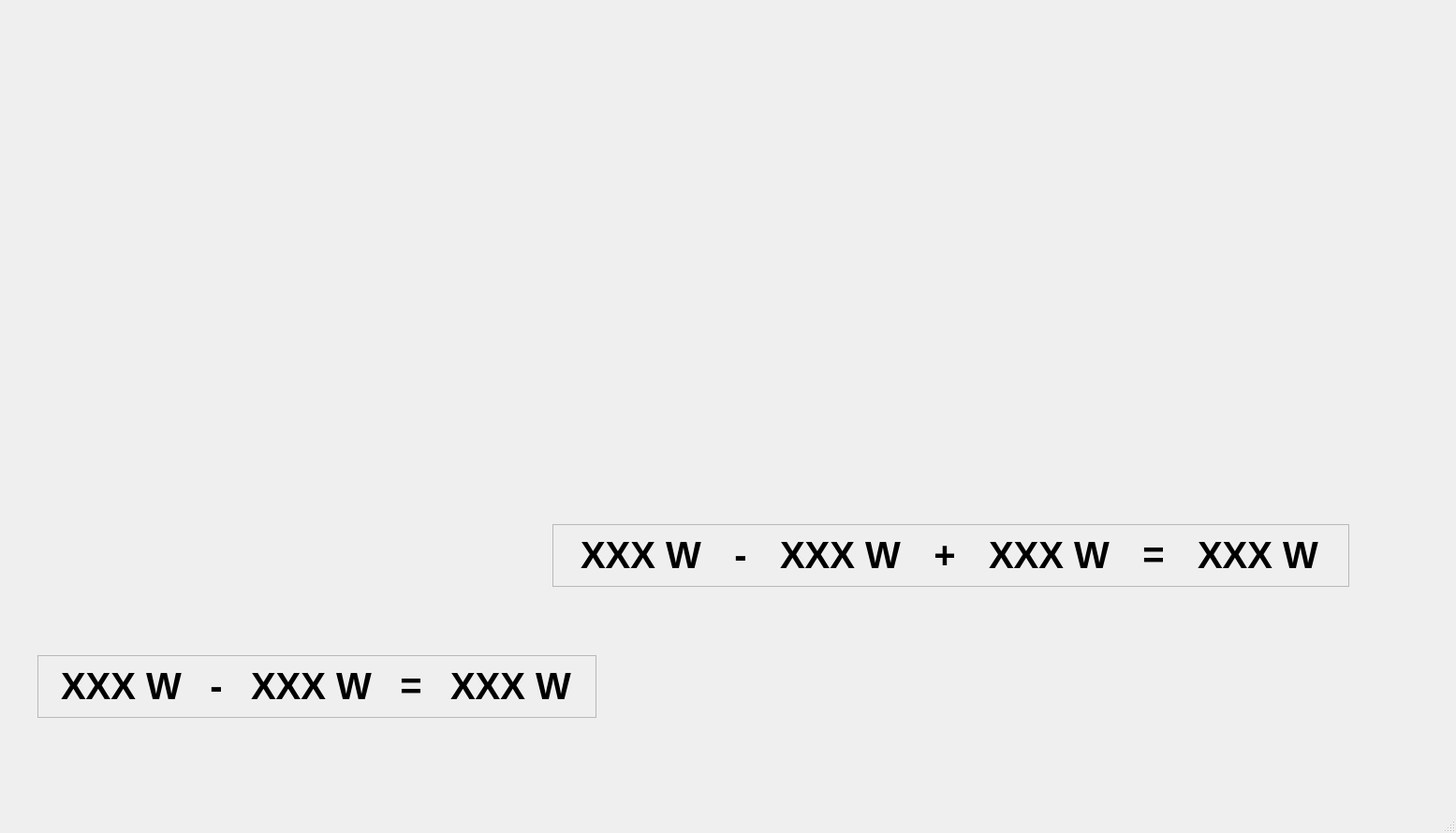
<?xml version="1.0" encoding="UTF-8"?>
<ui version="4.0">
 <class>MainWindow</class>
 <widget class="QMainWindow" name="MainWindow">
  <property name="geometry">
   <rect>
    <x>0</x>
    <y>0</y>
    <width>1555</width>
    <height>890</height>
   </rect>
  </property>
  <property name="windowTitle">
   <string>MainWindow</string>
  </property>
  <property name="styleSheet">
   <string notr="true">QWidget#centralwidget {
    border-image: url(&quot;:/images/images/background5.JPG&quot;) 0 0 0 0 stretch stretch;
}</string>
  </property>
  <widget class="QWidget" name="centralwidget">
   <widget class="QLabel" name="DC">
    <property name="geometry">
     <rect>
      <x>40</x>
      <y>490</y>
      <width>490</width>
      <height>170</height>
     </rect>
    </property>
    <property name="sizePolicy">
     <sizepolicy hsizetype="Fixed" vsizetype="Fixed">
      <horstretch>0</horstretch>
      <verstretch>0</verstretch>
     </sizepolicy>
    </property>
    <property name="autoFillBackground">
     <bool>false</bool>
    </property>
    <property name="text">
     <string/>
    </property>
    <property name="pixmap">
     <pixmap resource="resource.qrc">:/images/images/DC_Grid.png</pixmap>
    </property>
    <property name="scaledContents">
     <bool>true</bool>
    </property>
    <property name="alignment">
     <set>Qt::AlignBottom|Qt::AlignHCenter</set>
    </property>
   </widget>
   <widget class="QLabel" name="AC">
    <property name="geometry">
     <rect>
      <x>730</x>
      <y>240</y>
      <width>680</width>
      <height>288</height>
     </rect>
    </property>
    <property name="sizePolicy">
     <sizepolicy hsizetype="Fixed" vsizetype="Fixed">
      <horstretch>0</horstretch>
      <verstretch>0</verstretch>
     </sizepolicy>
    </property>
    <property name="text">
     <string/>
    </property>
    <property name="pixmap">
     <pixmap resource="resource.qrc">:/images/images/AC_Grid.png</pixmap>
    </property>
    <property name="scaledContents">
     <bool>true</bool>
    </property>
   </widget>
   <widget class="QFrame" name="DC_Eq_Frame">
    <property name="geometry">
     <rect>
      <x>40</x>
      <y>700</y>
      <width>597</width>
      <height>67</height>
     </rect>
    </property>
    <property name="sizePolicy">
     <sizepolicy hsizetype="Expanding" vsizetype="Expanding">
      <horstretch>0</horstretch>
      <verstretch>0</verstretch>
     </sizepolicy>
    </property>
    <property name="frameShape">
     <enum>QFrame::StyledPanel</enum>
    </property>
    <property name="frameShadow">
     <enum>QFrame::Raised</enum>
    </property>
    <layout class="QHBoxLayout" name="horizontalLayout_2">
     <property name="leftMargin">
      <number>0</number>
     </property>
     <property name="topMargin">
      <number>0</number>
     </property>
     <property name="rightMargin">
      <number>0</number>
     </property>
     <property name="bottomMargin">
      <number>0</number>
     </property>
     <item>
      <widget class="QLabel" name="DC_SAS_Power">
       <property name="sizePolicy">
        <sizepolicy hsizetype="Fixed" vsizetype="Fixed">
         <horstretch>0</horstretch>
         <verstretch>0</verstretch>
        </sizepolicy>
       </property>
       <property name="font">
        <font>
         <pointsize>30</pointsize>
         <weight>75</weight>
         <bold>true</bold>
        </font>
       </property>
       <property name="text">
        <string>XXX W</string>
       </property>
      </widget>
     </item>
     <item>
      <widget class="QLabel" name="minus_3">
       <property name="sizePolicy">
        <sizepolicy hsizetype="Fixed" vsizetype="Fixed">
         <horstretch>0</horstretch>
         <verstretch>0</verstretch>
        </sizepolicy>
       </property>
       <property name="font">
        <font>
         <pointsize>30</pointsize>
         <weight>75</weight>
         <bold>true</bold>
        </font>
       </property>
       <property name="text">
        <string>-</string>
       </property>
       <property name="alignment">
        <set>Qt::AlignCenter</set>
       </property>
      </widget>
     </item>
     <item>
      <widget class="QLabel" name="Power_Optimizer_Power">
       <property name="sizePolicy">
        <sizepolicy hsizetype="Fixed" vsizetype="Fixed">
         <horstretch>0</horstretch>
         <verstretch>0</verstretch>
        </sizepolicy>
       </property>
       <property name="font">
        <font>
         <pointsize>30</pointsize>
         <weight>75</weight>
         <bold>true</bold>
        </font>
       </property>
       <property name="text">
        <string>XXX W</string>
       </property>
      </widget>
     </item>
     <item>
      <widget class="QLabel" name="equals_2">
       <property name="sizePolicy">
        <sizepolicy hsizetype="Fixed" vsizetype="Fixed">
         <horstretch>0</horstretch>
         <verstretch>0</verstretch>
        </sizepolicy>
       </property>
       <property name="font">
        <font>
         <pointsize>30</pointsize>
         <weight>75</weight>
         <bold>true</bold>
        </font>
       </property>
       <property name="text">
        <string>=</string>
       </property>
       <property name="alignment">
        <set>Qt::AlignCenter</set>
       </property>
      </widget>
     </item>
     <item>
      <widget class="QLabel" name="DC_Load_Power">
       <property name="sizePolicy">
        <sizepolicy hsizetype="Fixed" vsizetype="Fixed">
         <horstretch>0</horstretch>
         <verstretch>0</verstretch>
        </sizepolicy>
       </property>
       <property name="font">
        <font>
         <pointsize>30</pointsize>
         <weight>75</weight>
         <bold>true</bold>
        </font>
       </property>
       <property name="text">
        <string>XXX W</string>
       </property>
      </widget>
     </item>
    </layout>
   </widget>
   <widget class="QFrame" name="AC_Eq_Frame">
    <property name="geometry">
     <rect>
      <x>590</x>
      <y>560</y>
      <width>851</width>
      <height>67</height>
     </rect>
    </property>
    <property name="sizePolicy">
     <sizepolicy hsizetype="Expanding" vsizetype="Expanding">
      <horstretch>0</horstretch>
      <verstretch>0</verstretch>
     </sizepolicy>
    </property>
    <property name="frameShape">
     <enum>QFrame::StyledPanel</enum>
    </property>
    <property name="frameShadow">
     <enum>QFrame::Raised</enum>
    </property>
    <layout class="QHBoxLayout" name="horizontalLayout">
     <property name="leftMargin">
      <number>0</number>
     </property>
     <property name="topMargin">
      <number>0</number>
     </property>
     <property name="rightMargin">
      <number>0</number>
     </property>
     <property name="bottomMargin">
      <number>0</number>
     </property>
     <item>
      <widget class="QLabel" name="AC_SAS_Power">
       <property name="sizePolicy">
        <sizepolicy hsizetype="Fixed" vsizetype="Fixed">
         <horstretch>0</horstretch>
         <verstretch>0</verstretch>
        </sizepolicy>
       </property>
       <property name="font">
        <font>
         <pointsize>30</pointsize>
         <weight>75</weight>
         <bold>true</bold>
        </font>
       </property>
       <property name="text">
        <string>XXX W</string>
       </property>
      </widget>
     </item>
     <item>
      <widget class="QLabel" name="minus">
       <property name="sizePolicy">
        <sizepolicy hsizetype="Fixed" vsizetype="Fixed">
         <horstretch>0</horstretch>
         <verstretch>0</verstretch>
        </sizepolicy>
       </property>
       <property name="font">
        <font>
         <pointsize>30</pointsize>
         <weight>75</weight>
         <bold>true</bold>
        </font>
       </property>
       <property name="text">
        <string>-</string>
       </property>
       <property name="alignment">
        <set>Qt::AlignCenter</set>
       </property>
      </widget>
     </item>
     <item>
      <widget class="QLabel" name="Microinverter_Power">
       <property name="sizePolicy">
        <sizepolicy hsizetype="Fixed" vsizetype="Fixed">
         <horstretch>0</horstretch>
         <verstretch>0</verstretch>
        </sizepolicy>
       </property>
       <property name="font">
        <font>
         <pointsize>30</pointsize>
         <weight>75</weight>
         <bold>true</bold>
        </font>
       </property>
       <property name="text">
        <string>XXX W</string>
       </property>
      </widget>
     </item>
     <item>
      <widget class="QLabel" name="plus">
       <property name="sizePolicy">
        <sizepolicy hsizetype="Fixed" vsizetype="Fixed">
         <horstretch>0</horstretch>
         <verstretch>0</verstretch>
        </sizepolicy>
       </property>
       <property name="font">
        <font>
         <pointsize>30</pointsize>
         <weight>75</weight>
         <bold>true</bold>
        </font>
       </property>
       <property name="text">
        <string>+</string>
       </property>
       <property name="alignment">
        <set>Qt::AlignCenter</set>
       </property>
      </widget>
     </item>
     <item>
      <widget class="QLabel" name="Grid_Power">
       <property name="sizePolicy">
        <sizepolicy hsizetype="Fixed" vsizetype="Fixed">
         <horstretch>0</horstretch>
         <verstretch>0</verstretch>
        </sizepolicy>
       </property>
       <property name="font">
        <font>
         <pointsize>30</pointsize>
         <weight>75</weight>
         <bold>true</bold>
        </font>
       </property>
       <property name="text">
        <string>XXX W</string>
       </property>
      </widget>
     </item>
     <item>
      <widget class="QLabel" name="equals">
       <property name="sizePolicy">
        <sizepolicy hsizetype="Fixed" vsizetype="Fixed">
         <horstretch>0</horstretch>
         <verstretch>0</verstretch>
        </sizepolicy>
       </property>
       <property name="font">
        <font>
         <pointsize>30</pointsize>
         <weight>75</weight>
         <bold>true</bold>
        </font>
       </property>
       <property name="text">
        <string>=</string>
       </property>
       <property name="alignment">
        <set>Qt::AlignCenter</set>
       </property>
      </widget>
     </item>
     <item>
      <widget class="QLabel" name="AC_Load_Power">
       <property name="sizePolicy">
        <sizepolicy hsizetype="Fixed" vsizetype="Fixed">
         <horstretch>0</horstretch>
         <verstretch>0</verstretch>
        </sizepolicy>
       </property>
       <property name="font">
        <font>
         <pointsize>30</pointsize>
         <weight>75</weight>
         <bold>true</bold>
        </font>
       </property>
       <property name="text">
        <string>XXX W</string>
       </property>
      </widget>
     </item>
    </layout>
   </widget>
   <widget class="QSlider" name="horizontalSlider">
    <property name="geometry">
     <rect>
      <x>-20</x>
      <y>20</y>
      <width>471</width>
      <height>101</height>
     </rect>
    </property>
    <property name="styleSheet">
     <string notr="true">QSlider::groove:horizontal {
    border: none;
    height: 6px;
    background: transparent;
}

QSlider::sub-page:horizontal {
    background: transparent;
}

QSlider::add-page:horizontal {
    background: transparent;
}

QSlider::handle:horizontal {
    image: url(&quot;:/images/images/cloud.png&quot;);
    width: 220px;
    height: 80px;
    margin: -60px 0;     /* Adjust slightly depending on cloud alignment */
    background: transparent;
}
</string>
    </property>
    <property name="orientation">
     <enum>Qt::Horizontal</enum>
    </property>
   </widget>
  </widget>
  <widget class="QMenuBar" name="menubar">
   <property name="geometry">
    <rect>
     <x>0</x>
     <y>0</y>
     <width>1555</width>
     <height>26</height>
    </rect>
   </property>
  </widget>
  <widget class="QStatusBar" name="statusbar"/>
 </widget>
 <resources>
  <include location="resource.qrc"/>
 </resources>
 <connections/>
</ui>
